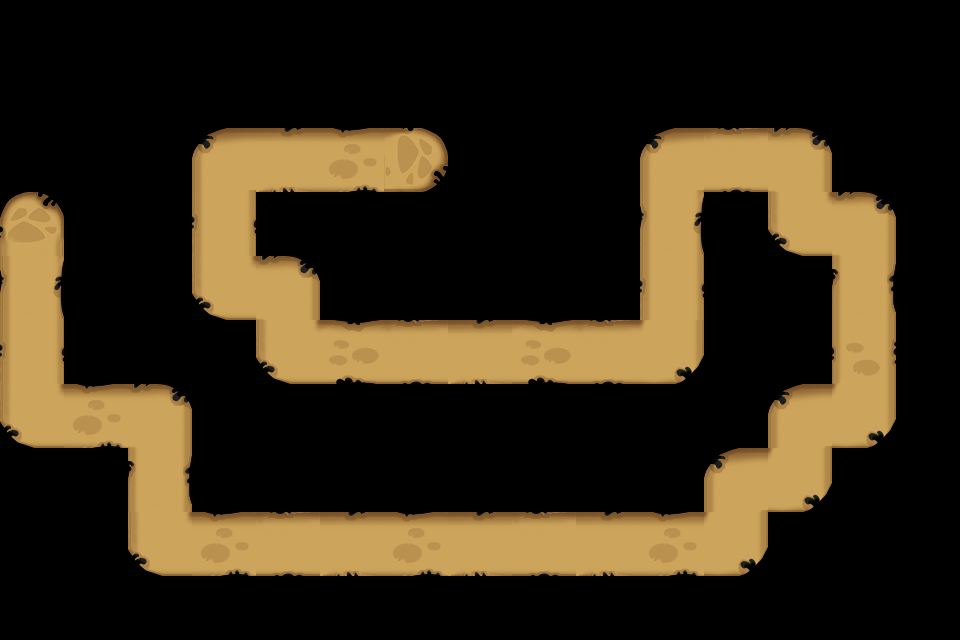

A 2D game scene composited from a Tiled map and its tileset images. What follows is a short description and the map's XML, with each tile layer's data collapsed to a summary:
An orthogonal 15x10 tile map with 64x64 px tiles, 1 tile layer (Road_Forrest) and 65 objects.

<map version="1.0" orientation="orthogonal" width="15" height="10" tilewidth="64" tileheight="64">
 <tileset firstgid="1" name="Road_Forrest" tilewidth="64" tileheight="64">
  <image source="Road_Forrest.png" width="320" height="256" />
 </tileset>
 <layer name="Road_Forrest" width="15" height="10">
  <data>[150 cells, 44 non-empty, 14 distinct tile ids]</data>
 </layer>
 <objectgroup color="#55ff00" name="path" width="15" height="10">
  <object x="34" y="225" />
  <object x="32" y="416" />
  <object x="164" y="420" />
  <object x="161" y="548" />
  <object x="735" y="548" />
  <object x="736" y="481" />
  <object x="803" y="479" />
  <object x="801" y="416" />
  <object x="864" y="416" />
  <object x="867" y="232" />
  <object x="798" y="222" />
  <object x="804" y="157" />
  <object x="674" y="157" />
  <object x="673" y="359" />
  <object x="290" y="352" />
  <object x="288" y="287" />
  <object x="225" y="281" />
  <object x="226" y="156" />
  <object x="417" y="157" />
 </objectgroup>
 <objectgroup color="#0a0a0b" name="blocked" width="15" height="10">
  <object x="477" y="159" />
  <object x="543" y="160" />
  <object x="546" y="227" />
  <object x="480" y="227" />
 </objectgroup>
 <objectgroup color="#ffff00" name="item" width="15" height="10">
  <properties>
   <property name="id" value="20001" />
   <property name="sizeH" value="2" />
   <property name="sizeW" value="1" />
  </properties>
  <object x="353" y="416" />
  <object x="608" y="162" />
  <object x="929" y="286" />
 </objectgroup>
 <objectgroup color="#ffff00" name="item" width="15" height="10">
  <properties>
   <property name="id" value="20002" />
   <property name="sizeH" value="1" />
   <property name="sizeW" value="1" />
  </properties>
  <object x="545" y="417" />
  <object x="932" y="222" />
  <object x="674" y="96" />
 </objectgroup>
 <objectgroup color="#ffff00" name="item" width="15" height="10">
  <properties>
   <property name="id" value="20003" />
   <property name="sizeH" value="1" />
   <property name="sizeW" value="1" />
  </properties>
  <object x="96" y="226" />
  <object x="96" y="348" />
  <object x="545" y="479" />
  <object x="737" y="415" />
  <object x="608" y="286" />
  <object x="802" y="95" />
 </objectgroup>
 <objectgroup color="#ffff00" name="item" width="15" height="10">
  <properties>
   <property name="id" value="20004" />
   <property name="sizeH" value="1" />
   <property name="sizeW" value="1" />
  </properties>
  <object x="227" y="353" />
  <object x="161" y="222" />
  <object x="739" y="94" />
 </objectgroup>
 <objectgroup color="#ffff00" name="item" width="15" height="10">
  <properties>
   <property name="id" value="20005" />
   <property name="sizeH" value="1" />
   <property name="sizeW" value="1" />
  </properties>
  <object x="163" y="160" />
  <object x="160" y="352" />
  <object x="482" y="287" />
  <object x="353" y="226" />
  <object x="931" y="414" />
  <object x="480" y="96" />
 </objectgroup>
 <objectgroup color="#ffff00" name="item" width="15" height="10">
  <properties>
   <property name="id" value="20006" />
   <property name="sizeH" value="1" />
   <property name="sizeW" value="2" />
  </properties>
  <object x="160" y="97" />
  <object x="290" y="96" />
  <object x="95" y="287" />
  <object x="352" y="286" />
  <object x="545" y="97" />
 </objectgroup>
 <objectgroup color="#ff0000" name="item" width="15" height="10">
  <properties>
   <property name="id" value="20007" />
   <property name="sizeH" value="2" />
   <property name="sizeW" value="2" />
  </properties>
 </objectgroup>
 <objectgroup color="#aa5500" name="item" width="15" height="10">
  <properties>
   <property name="id" value="20008" />
   <property name="sizeH" value="1" />
   <property name="sizeW" value="1" />
  </properties>
  <object x="418" y="97" />
  <object x="418" y="224" />
 </objectgroup>
 <objectgroup color="#0000ff" name="item" width="15" height="10">
  <properties>
   <property name="id" value="20009" />
   <property name="sizeH" value="2" />
   <property name="sizeW" value="2" />
  </properties>
  <object x="32" y="94" />
 </objectgroup>
 <objectgroup color="#ffaa00" name="item" width="15" height="10">
  <properties>
   <property name="id" value="20010" />
   <property name="sizeH" value="2" />
   <property name="sizeW" value="2" />
  </properties>
  <object x="32" y="480" />
  <object x="225" y="415" />
  <object x="609" y="416" />
  <object x="866" y="480" />
  <object x="867" y="94" />
 </objectgroup>
 <objectgroup color="#00ffff" name="item" width="15" height="10">
  <properties>
   <property name="id" value="20011" />
   <property name="sizeH" value="2" />
   <property name="sizeW" value="2" />
  </properties>
 </objectgroup>
 <objectgroup color="#ff00ff" name="item" width="15" height="10">
  <properties>
   <property name="id" value="20012" />
   <property name="sizeH" value="2" />
   <property name="sizeW" value="2" />
  </properties>
 </objectgroup>
 <objectgroup color="#550000" name="tower" width="15" height="10">
  <properties>
   <property name="id" value="41001" />
   <property name="sizeH" value="2" />
   <property name="sizeW" value="2" />
  </properties>
  <object x="417" y="418" />
 </objectgroup>
 <objectgroup color="#55007f" name="teemo" width="15" height="10">
  <properties>
   <property name="id" value="1" />
   <property name="sizeH" value="2" />
   <property name="sizeW" value="2" />
  </properties>
  <object x="479" y="158" />
 </objectgroup>
 <objectgroup color="#ff0000" name="random" width="15" height="10">
  <properties>
   <property name="sizeH" value="2" />
   <property name="sizeW" value="2" />
  </properties>
  <object x="738" y="288" />
 </objectgroup>
 <objectgroup color="#55ffff" name="hero" width="15" height="10">
  <properties>
   <property name="id" value="40041" />
  </properties>
  <object x="96" y="547" />
  <object x="867" y="547" />
 </objectgroup>
 <objectgroup color="#55ffff" name="hero" width="15" height="10">
  <properties>
   <property name="id" value="40021" />
  </properties>
  <object x="225" y="353" />
 </objectgroup>
 <objectgroup color="#55ffff" name="hero" width="15" height="10">
  <properties>
   <property name="id" value="40071" />
  </properties>
  <object x="738" y="413" />
  <object x="356" y="227" />
 </objectgroup>
</map>
